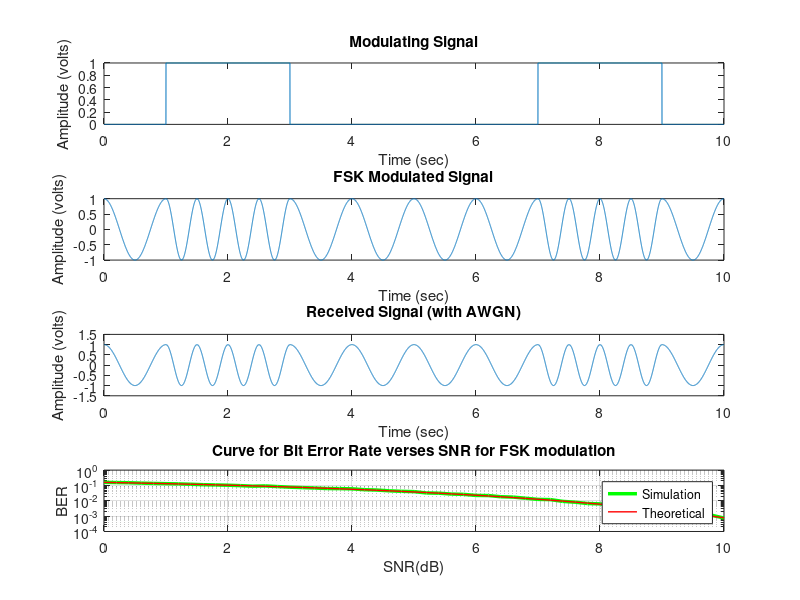

MATLAB code for this plot:
clc;
clear all;
close all;
b = 10;
bs = randi([0, 1], 1, b); % Generate random binary data
t = 0:0.001:b; % Time vector
snr_values = -10:2:100; % Range of SNR values to test
BER = zeros(size(snr_values)); %% Initialize BER array
% Modulation parameters
Ac = 1; % Carrier amplitude
f1 = 1; % Frequency for binary 0
f2 = 2; % Frequency for binary 1
fs = 1000; % Sampling frequency
for snr_idx = 1:length(snr_values)
 snr = snr_values(snr_idx);
 % Modulating signal
 mt = zeros(1, length(t));
 for i = 1:b
 mt((i-1)*fs+1:i*fs) = bs(i);
 end
 % FSK Modulation
 ct_0 = Ac * cos(2 * pi * f1 * t);
 ct_1 = Ac * cos(2 * pi * f2 * t);
 st = Ac * cos(2 * pi *f1 * (mt+1).*t);
 % AWGN channel
 snr = 100; % Signal-to-noise ratio
 received_signal = awgn(st(:), snr);
 % FSK Demodulation
 d = zeros(1, length(t));
 for i = 1:b
 x_0 = sum(st((i-1)*fs+1:i*fs) .* ct_0((i-1)*fs+1:i*fs))/ fs;
 x_1 = sum(st((i-1)*fs+1:i*fs) .* ct_1((i-1)*fs+1:i*fs))/ fs;
 if x_1 > x_0
 d((i-1)*fs+1:i*fs) = 1;
 else
 d((i-1)*fs+1:i*fs) = 0;
 end
 end
end
% Plotting
figure;
subplot(4,1,1);
plot(t, mt);
title('Modulating Signal');
xlabel('Time (sec)');
ylabel('Amplitude (volts)');
subplot(4,1,2);
plot(t, st);
title('FSK Modulated Signal');
xlabel('Time (sec)');
ylabel('Amplitude (volts)');
received_t = 0:0.001:length(received_signal) / fs - 0.001;
subplot(4,1,3);
plot(received_t, received_signal);
title('Received Signal (with AWGN)');
xlabel('Time (sec)');
ylabel('Amplitude (volts)');
subplot(4,1,4);
plot(t, d);
title('Demodulated Signal');
xlabel('Time (sec)');
ylabel('Amplitude');
num_bit = 1000;
BER_iter = 20;
Eb=1;
SNRdB=0:0.2:10;
SNR= 10.^(SNRdB/10);
for count = 1:length(SNR)
 avgError = 0;
 No = Eb/SNR(count);

 for run_time = 1:BER_iter
 Error=0;
 data = randi([0,1],1,num_bit);
 s=data+j*(~data);
 Nimg = sqrt(No/2)*randn(1,num_bit);
 Nreal = sqrt(No/2)*randn(1,num_bit);
 N = Nimg+j*Nreal;

 Y=s+N;
 for k=1:num_bit
 Z(k) = real(Y(k))-imag(Y(k));
 if ((Z(k)>0 && data(k)==0)||(Z(k)<0 && data(k)==1))
 Error=Error+1;
 end
 end

 Error=Error/num_bit;
 avgError=avgError+Error;
 end
 BER_sim(count)=avgError/BER_iter;
end
figure (1)
semilogy(SNRdB,BER_sim,'g', 'linewidth', 2.5);
grid on;
hold on;
BER_th = (1/2)*erfc(sqrt(SNR/2));
semilogy(SNRdB,BER_th,'r','linewidth',1);
grid on;
hold on;
title('Curve for Bit Error Rate verses SNR for FSK modulation');
xlabel('SNR(dB)');
ylabel('BER');
legend('Simulation','Theoretical');